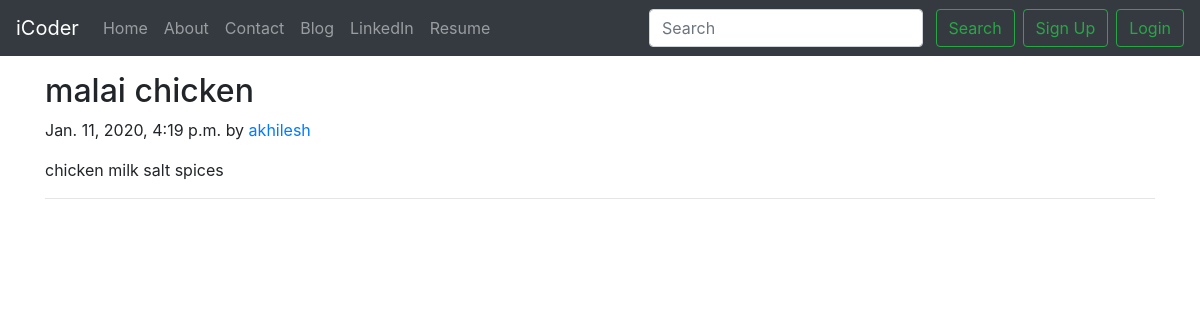
/blog/Milk_mandetory, run on the app's committed database.
### blog/models.py (models this page shows, shortened)
class Post(models.Model):
    sno = models.AutoField(primary_key=True)
    title = models.CharField(max_length=250)
    content = models.TextField()
    author = models.CharField(max_length=100)
    slug = models.CharField(max_length=100)
    timeStamp = models.DateTimeField(blank=True)

### blog/views.py (the view)
# urls.py: path('<str:slug>', views.BlogPost, name='blogPost'),
def BlogPost(request, slug):
    post = Post.objects.filter(slug=slug).first()
    context = {'post': post}
    return render(request, 'blog/blogPost.html', context)

### templates/blog/blogPost.html (shortened to what this page needs)
{% extends 'base.html'%}
{% block body%}
<div class="container my-3">
        <h2 class="blog-post-title">{{post.title}}</h2>
        <p class="blog-post-meta">{{post.timeStamp}} by <a href="/about">{{post.author}}</a></p>
        <p>{{post.content}}</p>
        <hr>
      </div>
{% endblock body%}

### data on the page
Post: title "malai chicken", timeStamp "Jan. 11, 2020, 4:19 p.m.", author "akhilesh", content "chicken milk salt spices"
